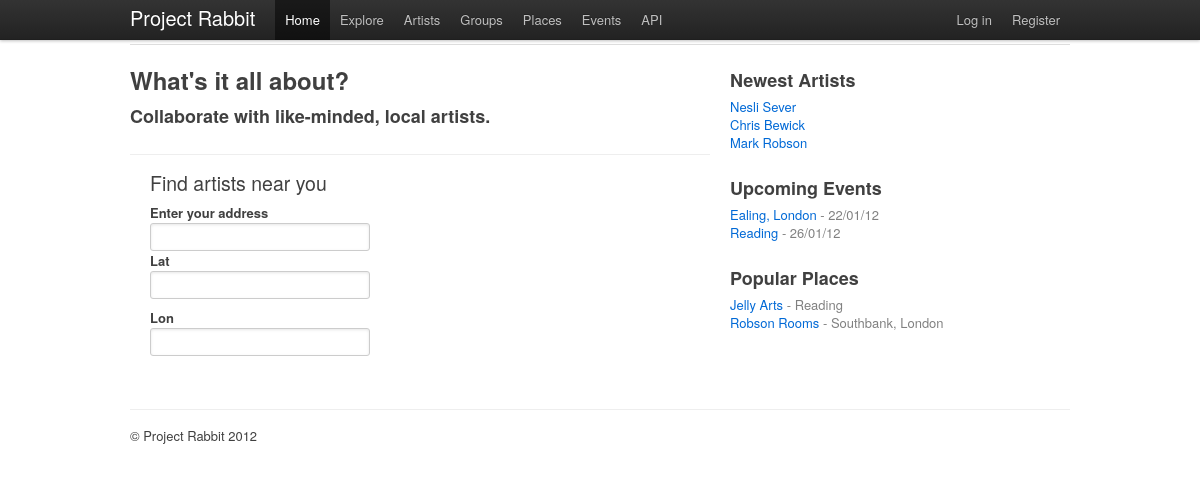
Before: / with the older database file.
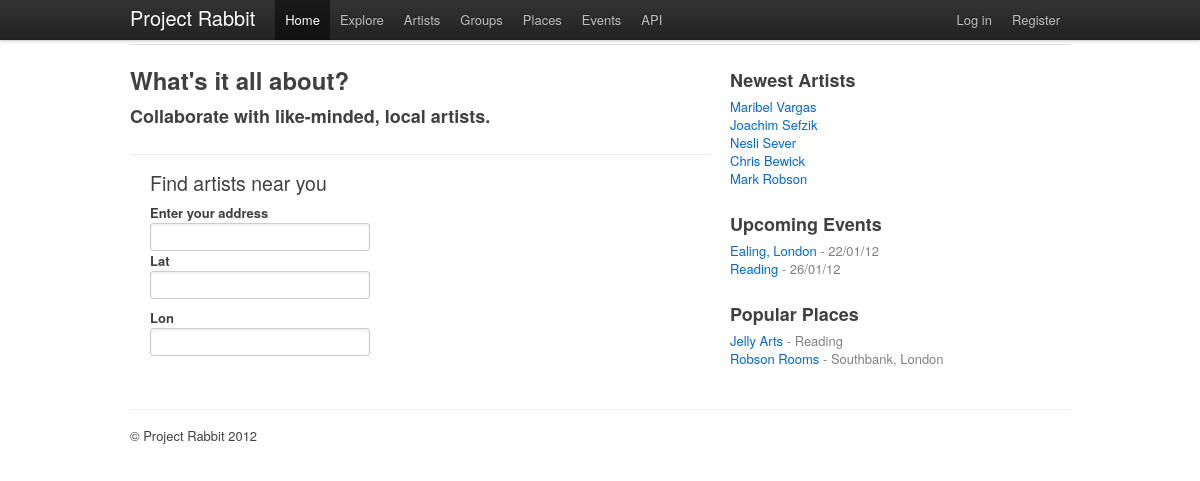
After: the same page with the newer database file.
### tables this page shows
CREATE TABLE `user_profiles` (
  `user_id` int(11) NOT NULL,
  `website` varchar(255) DEFAULT NULL,
  `first_name` varchar(10) NOT NULL,
  `last_name` varchar(20) DEFAULT NULL,
  `avatar_filename` varchar(255) DEFAULT NULL,
  `status` varchar(255) DEFAULT NULL,
  `sex` char(1) DEFAULT NULL,
  `about_me` text,
  `lat` double DEFAULT NULL,
  `lon` double DEFAULT NULL,
  PRIMARY KEY (`user_id`),
  KEY `FK_user_id` (`user_id`)
);

### application/controllers/welcome.php (called while the page is built, shortened)
<?php if (!defined('BASEPATH')) exit('No direct script access allowed');
class Welcome extends CI_Controller
{
	function __construct()
	{
		$this->load->helper('url');
		$this->load->library('tank_auth');
		$this->load->model('artists_model');
	}
	function index()
	{
		$data['latest'] = $this->artists_model->latest_artists(5);
		$this->load->view('templates/header');
		$this->load->view('welcome_message',$data);
		$this->load->view('templates/footer');
	}
}

### index.php (called while the page is built, shortened)
<?php
require_once BASEPATH.'core/CodeIgniter.php';

### application/libraries/Tank_auth.php (called while the page is built, shortened)
<?php if (!defined('BASEPATH')) exit('No direct script access allowed');
class Tank_auth
{
	function __construct()
	{
		$this->ci =& get_instance();
	}
	function is_logged_in($activated = TRUE)
	{
		return $this->ci->session->userdata('status') === ($activated ? STATUS_ACTIVATED : STATUS_NOT_ACTIVATED);
	}
}

### application/models/artists_model.php (called while the page is built, shortened)
<?php
class Artists_model extends CI_Model {
        function latest_artists($limit = 5)
        {
                $results = array();
                $query = $this->db->query("SELECT user_profiles.*, users.email FROM user_profiles, users WHERE users.id = user_profiles.user_id ORDER BY user_profiles.user_id DESC LIMIT " . $limit);
                foreach ($query->result() as $row)
                {
                        $row->interests = $this->get_interests($row->user_id);
                        array_push($results, $row);
                }
                return $results;
        }
        function get_interests($user_id)
        {
                $interests = array();
                $interests_query = $this->db->query("SELECT role_types.title AS 'title'
                                                                                        FROM role_types, user_roles
                                                                                        WHERE role_types.id = user_roles.role_type_id
                                                                                        AND user_roles.user_id = " . (int) $user_id);
                foreach ($interests_query->result_array() as $row)
                {
                        array_push($interests, $row['title']);
                }
                return $interests;
        }
}

### application/views/welcome_message.php (the view, shortened to what this page needs)
<div class="page-header">
        <h1>Welcome to project rabbit!</h1>
</div>
<div class="row">
	<div class="span10">
		<h2>What's it all about?</h2>
		<h3>Collaborate with like-minded, local artists.</h3>
		<hr />
		<div class="row">
			<div class="span10">
				<form class="form-stacked" action="">
				<fieldset>
					<legend>Find artists near you</legend>
						<div class="clearfix">
							<label for="postcode">Enter your address</label>
							<div class="input">
								<input type="text" size="30" name="address" id="address">
							</div>
							<div class="clearfix">
								<label>Lat</label>
								<div class="input">
									<input type="text" size="30" name="lat" id="lat">
								</div>
							</div>
							<div class="clearfix">
								<label>Lon</label>
								<div class="input">
								    <input type="text" size="30" name="lon" id="lon">
								</div>
							</div>
						</div>
					</fieldset>
				</form>
			</div>
		</div>
	</div>
	<div class="span4">
		<h3>Newest Artists</h3>
		<ul class="artists unstyled">
			<?php foreach($latest as $row): ?>
			<li>
				<a href="<?php echo base_url(); ?>index.php/artists/<?php echo $row->user_id; ?>"><?php echo $row->first_name; ?> <?php echo $row->last_name; ?></a>
			</li>
			<?php endforeach; ?>
		</ul>
		<h3>Upcoming Events</h3>
		<ul class="events unstyled">
		    <li><a href="#">Ealing, London</a> -  22/01/12</li>
		    <li><a href="#">Reading</a> -  26/01/12</li>
		</ul>
		<h3>Popular Places</h3>
		<ul class="places unstyled">
		    <li><a href="#">Jelly Arts</a> - Reading</li>
		    <li><a href="#">Robson Rooms</a> - Southbank, London</li>
		</ul>
	</div>
</div>

### application/views/templates/header.php (shortened to what this page needs)
<!DOCTYPE html>
<html>
	<head>
		<link rel="stylesheet" href="<?= base_url(); ?>/css/bootstrap.css">
		<link rel="stylesheet" href="<?= base_url(); ?>/css/style.css" />
	</head>
	<body>
		<div class="topbar">
			<div class="fill">
				<div class="container">
					<a class="brand" href="<?= base_url(); ?>">Project Rabbit</a>
					<ul class="nav">
						<li <?php if($this->uri->segment(1)=="welcome" || !$this->uri->segment(1)){ echo "class='active' "; } ?>><a href="<?= base_url(); ?>">Home</a></li>
						<li <?php if($this->uri->segment(1)=="explore"){ echo "class='active' "; } ?>><a href="<?= base_url(); ?>index.php/explore/">Explore</a></li>
						<li <?php if($this->uri->segment(1)=="artists"){ echo "class='active' "; } ?>><a href="<?= base_url(); ?>index.php/artists/">Artists</a></li>
						<li <?php if($this->uri->segment(1)=="groups"){ echo "class='active' "; } ?>><a href="<?= base_url(); ?>index.php/groups/">Groups</a></li>
						<li <?php if($this->uri->segment(1)=="places"){ echo "class='active' "; } ?>><a href="<?= base_url(); ?>index.php/places/">Places</a></li>
						<li <?php if($this->uri->segment(1)=="events"){ echo "class='active' "; } ?>><a href="<?= base_url(); ?>index.php/events/">Events</a></li>
						<li <?php if($this->uri->segment(1)=="api"){ echo "class='active' "; } ?>><a href="<?= base_url(); ?>index.php/api/">API</a></li>
					</ul>
					<ul class="nav secondary-nav">
						<?php if ($this->tank_auth->is_logged_in()) { ?>
							<?php
								$user_id = $this->tank_auth->get_user_id();
								$user_name = $this->tank_auth->get_username();
							?>
							<li class="dropdown" data-dropdown="dropdown">
								<?php echo anchor('artists/render',$user_name,'class="dropdown-toggle"'); ?>
								<ul class="dropdown-menu">
									<li><?php echo anchor('artists/'.$user_id,'View Profile'); ?></li>
									<li><?php echo anchor('auth/update_profile','Edit Profile'); ?></li>
									<li class="divider"></li>
									<li><?php echo anchor('auth/logout','Log out'); ?></li>
								</ul>
				            </li>
						<?php }else{ ?>
							<li><?php echo anchor('auth/login','Log in'); ?></li>
							<li><?php echo anchor('auth/register','Register'); ?></li>
						<?php } ?>
					</ul>
				</div>
			</div>
		</div>
		<div class="container">
			<div class="content">

### application/views/templates/footer.php (shortened to what this page needs)
		        </div>
		        <footer>
		                <p>&copy; Project Rabbit 2012</p>
		        </footer>
		</div>
	</body>
</html>

Changed rows visible on the page:
added user_profiles: first_name "Maribel", last_name "Vargas"
added user_profiles: first_name "Joachim", last_name "Sefzik"
